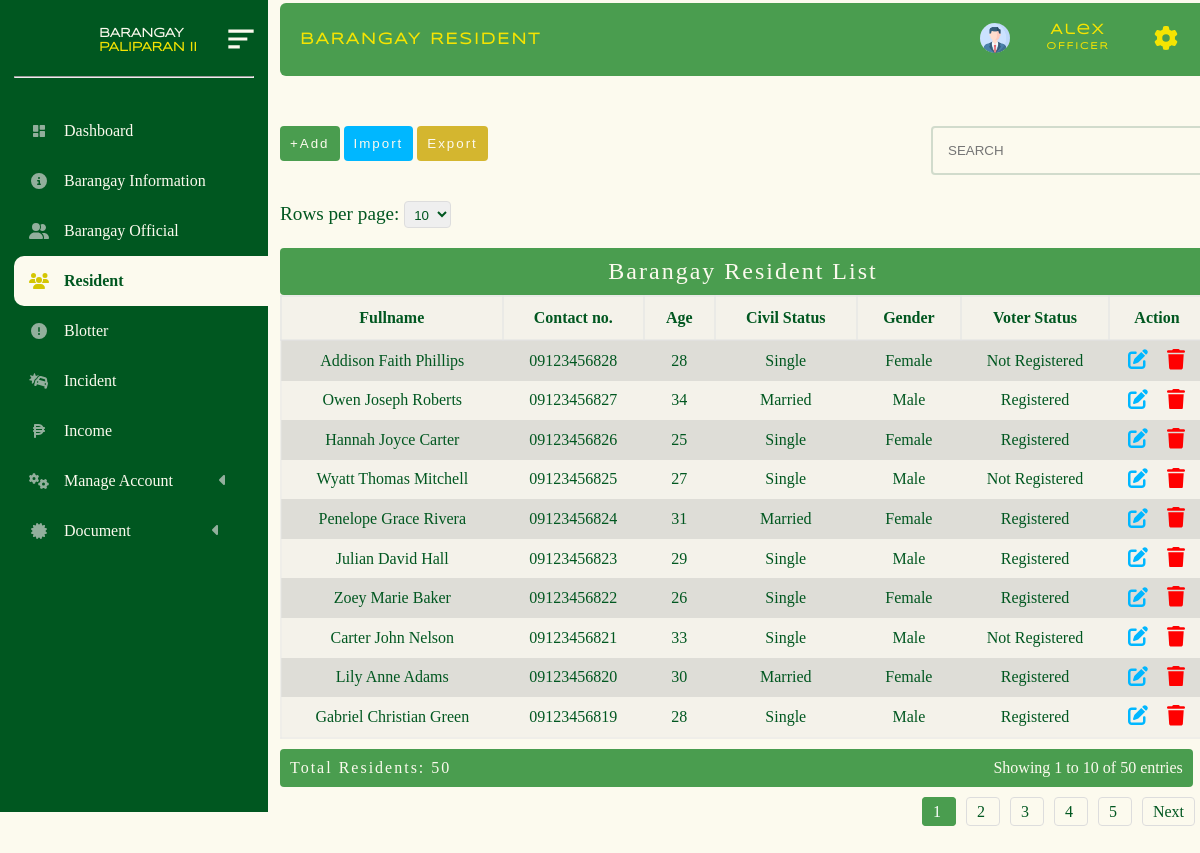
The page /administrator/admin_panel/resident.php (signed in) on the database its author committed.
### tables this page shows
CREATE TABLE `barangay_resident` (
  `id` bigint(11) NOT NULL,
  `firstname` varchar(200) NOT NULL,
  `middlename` varchar(200) NOT NULL,
  `lastname` varchar(200) NOT NULL,
  `house_no` varchar(200) NOT NULL,
  `place_of_birth` varchar(200) NOT NULL,
  `birthday` date NOT NULL,
  `age` int(200) NOT NULL,
  `civil_status` varchar(200) NOT NULL,
  `gender` varchar(200) NOT NULL,
  `voter_status` varchar(200) NOT NULL,
  `email` varchar(200) NOT NULL,
  `contact_no` varchar(200) NOT NULL,
  `occupation` varchar(200) NOT NULL,
  `citizenship` varchar(200) NOT NULL,
  `sitio_pook` varchar(200) NOT NULL
);

### administrator/admin_panel/brgy_resident_folder/table.php (the view, shortened to what this page needs)
<!DOCTYPE html>
<html lang="en">
<head>
</head>
<body>
<?php
require("../../database/conn_db.php");
$page = isset($_GET['page']) ? max(1, (int)$_GET['page']) : 1;
$limit = isset($_GET['limit']) ? max(1, (int)$_GET['limit']) : 10;
$offset = ($page - 1) * $limit;
$countQuery = "SELECT COUNT(*) AS total FROM barangay_resident";
$countResult = $conn->query($countQuery);
$totalRows = $countResult->fetch_assoc()['total'];
$totalPages = max(1, ceil($totalRows / $limit));
$startRow = ($page - 1) * $limit + 1;
$endRow = min($page * $limit, $totalRows);
$sql = "SELECT * FROM barangay_resident ORDER BY id DESC LIMIT $limit OFFSET $offset";
$result = $conn->query($sql);
if ($result->num_rows > 0) { ?>
    <div class="limit-selector">
        <form method="GET" action="">
            <label for="limit">Rows per page:</label>
            <select name="limit" id="limit" onchange="this.form.submit()">
                <option value="10" <?php if ($limit == 10) echo 'selected'; ?>>10</option>
            </select>
        </form>
    </div>
    <table>
        <caption>Barangay Resident List</caption>
        <tr>
            <th>Fullname</th>
            <th>Contact no.</th>
            <th>Age</th>
            <th>Civil Status</th>
            <th>Gender</th>
            <th>Voter Status</th>
            <th>Action</th>
        </tr>
        <?php while ($row = $result->fetch_assoc()) {
            $firstname = $row["firstname"];
            $middlename = $row["middlename"];
            $lastname = $row["lastname"];
            $age = $row["age"];
            $civil_status = $row["civil_status"];
            $gender = $row["gender"];
            $voter_status = $row["voter_status"];
            $contact_no = $row["contact_no"];
        ?>
        <tr class="table_hover">
            <td><?php echo $firstname . " " . $middlename . " " . $lastname; ?></td>
            <td><?php echo $contact_no; ?></td>
            <td><?php echo $age; ?></td>
            <td><?php echo $civil_status; ?></td>
            <td><?php echo $gender; ?></td>
            <td><?php echo $voter_status; ?></td>
            <td>
                                <div id = "form_up_del_official">
                                       <button  id = "update_official_btn" class = "update_btn" data-id= <?php echo $row ["id"] ?>></button>
                                       <button id = "delete_official_btn" class = "delete_btn" data-id= <?php echo $row ["id"] ?>></button>
                                   </div>
            </td>
        </tr>
        <?php } ?>
    </table>
    <div class="table-footer">
        <div class="total-count">Total Residents: <?php echo $totalRows; ?></div>
        <div class="pagination-info">
            Showing <?php echo $startRow; ?> to <?php echo $endRow; ?> of <?php echo $totalRows; ?> entries
        </div>
    </div>
    <div class="pagination">
        <?php for ($i = 1; $i <= $totalPages; $i++): ?>
            <a href="?page=<?php echo $i; ?>&limit=<?php echo $limit; ?>" class="<?php echo $i == $page ? 'active' : ''; ?>">
                <?php echo $i; ?>
            </a>
        <?php endfor; ?>
        <?php if ($page < $totalPages): ?>
            <a href="?page=<?php echo $page + 1; ?>&limit=<?php echo $limit; ?>">Next</a>
        <?php endif; ?>
    </div>
<?php }
?>
        <?php include("update_temp.php"); ?>
</body>
</html>

### administrator/admin_panel/style.css/mian.stylecss.css (style rules this page uses)
* { margin: 0px; padding: 0px; box-sizing: content-box; list-style-type: none ; }
html { scroll-behavior: smooth; }
:root { --bg-color: #FCFAEE; --2nd-bg-color:#4A9D4f; --sub-bg-color: #005720 ; --1st-text-color: #005720 ; --2nd-text-color: rgb(53, 53, 53); --3rd-text-color: #FCFAEE; --btn-color: #F5E402; --other-color :rgb(0, 183, 255); }
body { background-color: var(--bg-color); position: relative; min-height: 100%; width: 100%; overflow: scroll; overflow-x: hidden; }

### administrator/admin_panel/style.css/resident_style.css (style rules this page uses)
* { margin: 0px; padding: 0px; box-sizing: content-box; list-style-type: none ; }
:root { --bg-color: #FCFAEE; --2nd-bg-color:#4A9D4f; --sub-bg-color: #005720 ; --1st-text-color: #005720 ; --2nd-text-color: rgb(53, 53, 53); --3rd-text-color: #FCFAEE; --btn-color: #d4b62f; --other-color :rgb(0, 183, 255); }
body { background-color: var(--bg-color); background-repeat: no-repeat; background-size: cover; }
table { border: 2px solid rgba(228, 228, 228, 0.39); margin-left: 40px; margin-top: 20px; background-color: rgba(226, 226, 226, 0.322); width: 77vw; border-collapse: collapse; transition: all 0.5s ease; border-radius:4px; font-family: "sub_text"; color: var(--1st-text-color); }
table td { padding: 5px; text-align: center; }
table th { border: 2px solid rgba(226, 226, 226, 0.562); padding: 12px; }
table tr:nth-child(even) { background-color: #a7a5a548; }
caption { font-size: 2vw; letter-spacing: 2px; background-color: var(--2nd-bg-color); padding-bottom: 10px; padding-top: 10px; color: var(--bg-color); border-radius: 4px; }
.pagination { margin: 0px 0; float: right; margin-right: 0px; padding-bottom: 60px; margin-left: 20px; }
.pagination a { margin: 0 5px; padding: 5px 10px; text-decoration: none; color: var(--1st-text-color); border: 1px solid #ddd; border-radius: 4px; line-height: 50px; }
.pagination a.active { background-color: var(--2nd-bg-color); color: white; border: 1px solid var(--2nd-bg-color); }
.limit-selector { margin-top: 100px; padding-left: 40px; color: #005720; font-family: "sub_text"; transition: all 0.5s ease; font-size: 1.2rem; }
.limit-selector select { padding: 5px; border-radius: 4px; border: 1px solid #ddd; width: max-content; color: #005720; }
#form_up_del_official { display: flex; justify-content:space-evenly ; align-items: center; }
#update_official_btn { color: var(--bg-color); cursor: pointer; padding: 3px 5px 3px 5px; background-color: transparent; border-radius: 4px; font-size: 0.9rem; outline: none; border: none; }
#update_official_btn svg { width: 20px; fill: var(--other-color); }
#delete_official_btn { color: var(--bg-color); cursor: pointer; padding: 3px 5px 3px 5px; background-color: transparent; border-radius: 4px; border: 1px solid rgb(197, 197, 197); outline: none; border: none; font-size: 0.9rem; }
#delete_official_btn svg { width: 18px; fill: red; }

### administrator/admin_panel/brgy_resident_folder/import_temp.php (style rules this page uses)
* { margin: 0px; padding: 0px; box-sizing: content-box; list-style-type: none; }
:root { --bg-color: #FCFAEE; --2nd-bg-color: #4A9D4f; --sub-bg-color: #005720; --1st-text-color: #005720; --2nd-text-color: rgb(53, 53, 53); --3rd-text-color: #FCFAEE; --btn-color: #d4b62f; --other-color: rgb(0, 183, 255); }

### administrator/admin_panel/brgy_resident_folder/table.php (style rules this page uses)
.table-footer { display: flex; justify-content: space-between; margin-top: 10px; padding: 10px; margin-left:40px; background-color:#4A9D4f; border-radius: 4px; width: 93%; }
.total-count { font-weight: 400; color:#FCFAEE; font-family:"sub_text"; letter-spacing:2px; }
.pagination-info { color: #666; color:#FCFAEE; font-family:"sub_text"; }

### administrator/admin_panel/brgy_resident_folder/update_temp.php (style rules this page uses)
* { margin: 0px; padding: 0px; box-sizing: content-box; list-style-type: none ; }
:root { --bg-color: #FCFAEE; --2nd-bg-color:#4A9D4f; --sub-bg-color: #005720 ; --1st-text-color: #005720 ; --2nd-text-color: rgb(53, 53, 53); --3rd-text-color: #FCFAEE; --btn-color: #d4b62f; --other-color :rgb(0, 183, 255); }
.main_container .form .item-form3 input,select { height:15px; width: 13vw; margin-top: 5px; padding: 10px 0px 10px 10px; border-radius: 4px; border: none; color: var(--sub-bg-color); }

### rows shown on the page
barangay_resident: firstname "Addison", middlename "Faith", lastname "Phillips", contact_no "09123456828", age "28", civil_status "Single", gender "Female", voter_status "Not Registered"
barangay_resident: firstname "Owen", middlename "Joseph", lastname "Roberts", contact_no "09123456827", age "34", civil_status "Married", gender "Male", voter_status "Registered"
barangay_resident: firstname "Hannah", middlename "Joyce", lastname "Carter", contact_no "09123456826", age "25", civil_status "Single", gender "Female", voter_status "Registered"
barangay_resident: firstname "Wyatt", middlename "Thomas", lastname "Mitchell", contact_no "09123456825", age "27", civil_status "Single", gender "Male", voter_status "Not Registered"
barangay_resident: firstname "Penelope", middlename "Grace", lastname "Rivera", contact_no "09123456824", age "31", civil_status "Married", gender "Female", voter_status "Registered"
barangay_resident: firstname "Julian", middlename "David", lastname "Hall", contact_no "09123456823", age "29", civil_status "Single", gender "Male", voter_status "Registered"
barangay_resident: firstname "Zoey", middlename "Marie", lastname "Baker", contact_no "09123456822", age "26", civil_status "Single", gender "Female", voter_status "Registered"
barangay_resident: firstname "Carter", middlename "John", lastname "Nelson", contact_no "09123456821", age "33", civil_status "Single", gender "Male", voter_status "Not Registered"
barangay_resident: firstname "Lily", middlename "Anne", lastname "Adams", contact_no "09123456820", age "30", civil_status "Married", gender "Female", voter_status "Registered"
barangay_resident: firstname "Gabriel", middlename "Christian", lastname "Green", contact_no "09123456819", age "28", civil_status "Single", gender "Male", voter_status "Registered"

### other values the page prints
$totalRows "50"
$startRow "1"
$endRow "10"
